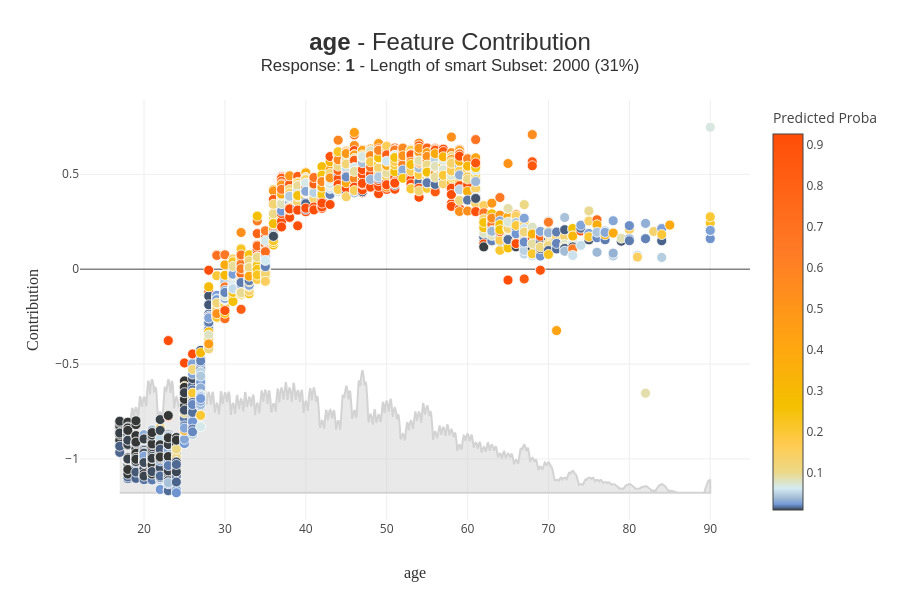

Here is the notebook cell this chart was saved with:
### Markdown cell above
#### Understand how a feature contributes

- The contribution_plot allows to analyse how one feature affects prediction
- Type of plot depends on the type of features
- You can use feature name, feature label or feature number to specify which feature you want to analyze

### Code cell
xpl.plot.contribution_plot('age')

### Figure 1 — Plotly figure (JSON) as saved in the notebook; plotly's stock layout.template omitted (floating-point values rounded to 4 significant figures; data arrays with more than 128 entries replaced by an {"elided": "..."} marker saying what was removed)
{"data": [{"customdata": {"elided": "2000x2 float values"}, "fill": "toself", "hoverinfo": "none", "hovertemplate": "<b>%{hovertext}</b><br />age: %{customdata[0]}<br />Contribution: %{y:.4f}<extra></extra>", "line": {"color": "rgb(211, 211, 211)"}, "marker": {"line": {"color": "white", "width": 0.8}, "size": 10}, "showlegend": false, "type": "scatter", "x": {"elided": "2000 float values"}, "y": {"elided": "2000 float values"}}, {"customdata": {"elided": "2000x2 float values"}, "hovertemplate": "<b>%{hovertext}</b><br />age: %{customdata[0]}<br />Contribution: %{y:.4f}<extra></extra>", "hovertext": {"elided": "2000 str values"}, "marker": {"color": {"elided": "2000 float values"}, "coloraxis": "coloraxis", "line": {"color": "white", "width": 0.8}, "size": 10}, "mode": "markers", "showlegend": false, "type": "scatter", "x": {"elided": "2000 float values"}, "y": {"elided": "2000 float values"}}], "layout": {"boxmode": "group", "coloraxis": {"cmax": 0.9268, "cmin": 0.008318, "colorbar": {"title": {"text": "Predicted Proba"}}, "colorscale": [[0, "rgb(52, 55, 54)"], [0.005266, "rgb(74, 99, 138)"], [0.01556, "rgb(116, 153, 214)"], [0.03194, "rgb(162, 188, 213)"], [0.05731, "rgb(212, 234, 242)"], [0.1009, "rgb(235, 216, 134)"], [0.1705, "rgb(255, 204, 83)"], [0.2761, "rgb(244, 192, 0)"], [0.4388, "rgb(255, 166, 17)"], [0.6861, "rgb(255, 123, 38)"], [1, "rgb(255, 77, 7)"]]}, "height": 600, "hovermode": "closest", "title": {"font": {"color": "rgb(50, 50, 50)", "family": "Arial", "size": 24}, "text": "<b>age</b> - Feature Contribution<br><sup>Response: <b>1</b> - Length of smart Subset: 2000 (31%)</sup>", "x": 0.5, "xanchor": "center", "y": 0.9167, "yanchor": "middle"}, "width": 900, "xaxis": {"automargin": true, "title": {"font": {"color": "rgb(50, 50, 50)", "family": "Arial Black", "size": 16}, "text": "age"}}, "yaxis": {"automargin": true, "title": {"font": {"color": "rgb(50, 50, 50)", "family": "Arial Black", "size": 16}, "text": "Contribution"}}}}
